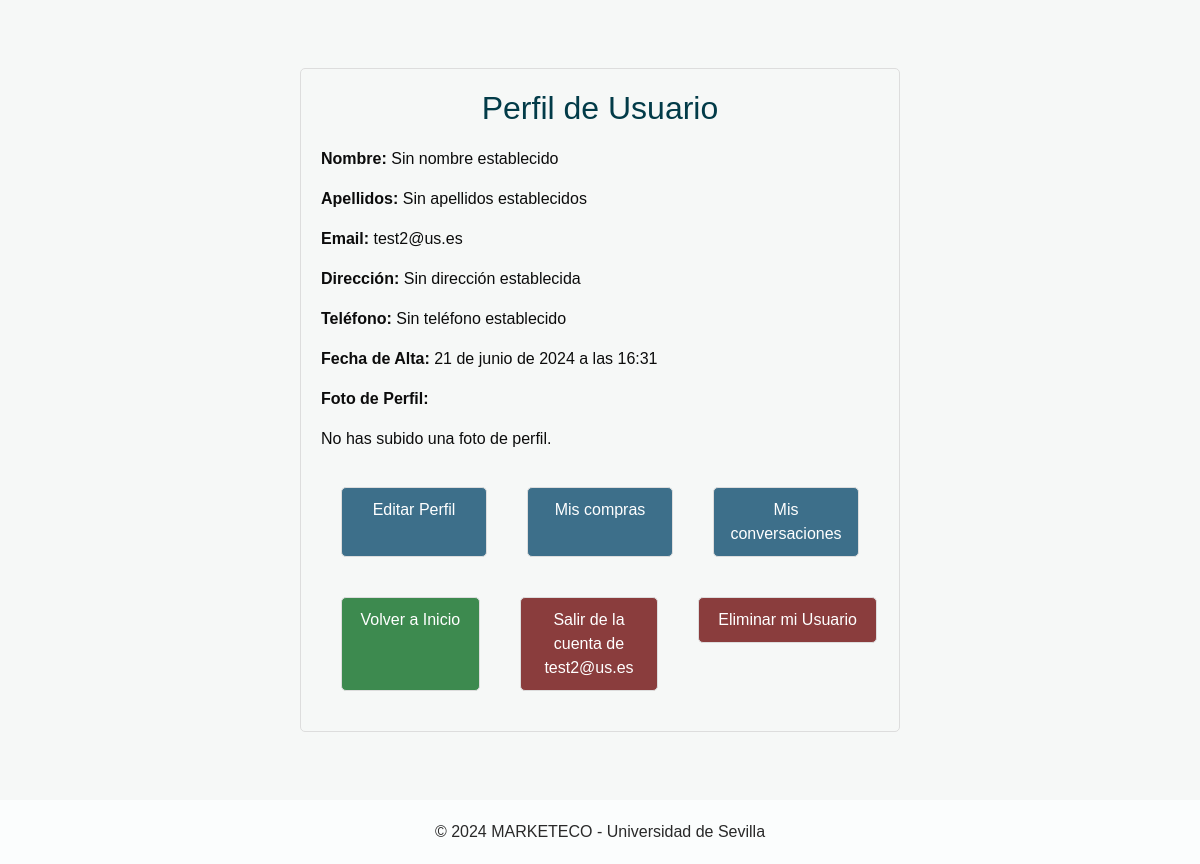
The page /usuarios/perfil/ (signed in) on the database its author committed.
### Apps/Usuarios/models.py (models this page shows)
class Consumidor(AbstractUser):
    username = models.CharField('Username', blank=True, max_length=50)
    email = models.EmailField('Correo electrónico', unique=True, max_length=100)
    nombre = models.CharField('Nombre', max_length=254, blank=True, null=True)
    apellidos = models.CharField('Apellidos', max_length=254, blank=True, null=True)
    direccion = models.CharField('Direccion', max_length=255, blank=True, null=True)
    telefono = models.CharField('Teléfono', max_length=20, blank=True, null=True)
    fecha_alta = models.DateTimeField('Fecha de Alta', auto_now_add=True)
    photo = models.ImageField('Imagen de Perfil', upload_to='Usuarios/perfiles/', blank=True, null=True)
    photo_url = models.URLField('URL de Imagen de Perfil', blank=True, null=True)
    is_productor = models.BooleanField(default=False)
    is_active = models.BooleanField(default=True)
    is_staff = models.BooleanField(default=False)
    is_superuser = models.BooleanField(default=False)
    USERNAME_FIELD = 'email'
    REQUIRED_FIELDS = []
    objects = CustomUserManager()
    class Meta:
        verbose_name_plural = "Consumidores"

### Apps/Usuarios/views.py (the view)
# urls.py: path('usuarios/perfil/', usuarios_views.perfil, name='perfil'),
@login_required
def perfil(request):
    user = request.user
    if hasattr(user, 'productor'):
        user = user.productor
    context = {
        'user': user
    }
    if(isinstance(user, Productor)):
        return render(request, 'perfil_prod.html', context)
    else:
        return render(request, 'perfil.html', context)

### Apps/Usuarios/templates/perfil.html (shortened to what this page needs)
<!DOCTYPE html>
<html lang="en">
<head>
    <link rel="stylesheet" type="text/css" href="https://cdnjs.cloudflare.com/ajax/libs/OwlCarousel2/2.1.3/assets/owl.carousel.min.css" />
    <link rel="stylesheet" type="text/css" href="/../static/css/bootstrap.css"/>
    <link href="/../static/css/style.css" rel="stylesheet" />
    <link href="/../static/css/responsive.css" rel="stylesheet" />
</head>
<body>
    <div class="container_perfil">
        <div class="perfil_form">
            <h2>Perfil de Usuario</h2>
            <p><strong>Nombre:</strong> {{ user.nombre|default:"Sin nombre establecido" }}</p>
            <p><strong>Apellidos:</strong> {{ user.apellidos|default:"Sin apellidos establecidos" }}</p>
            <p><strong>Email:</strong> {{ user.email }}</p>
            <p><strong>Dirección:</strong> {{ user.direccion|default:"Sin dirección establecida" }}</p>
            <p><strong>Teléfono:</strong> {{ user.telefono|default:"Sin teléfono establecido" }}</p>
            <p><strong>Fecha de Alta:</strong> {{ user.fecha_alta }}</p>
            <p>
                <strong>Foto de Perfil:</strong><br>
                {% if user.photo_url %}
                    <img src="{{ user.photo_url }}" alt="Profile Picture" width="200">
                {% elif user.photo %}
                    <img src="{{ user.photo.url }}" alt="Foto de Perfil" width="200">
                {% else %}
                    <p> No has subido una foto de perfil.</p>
                {% endif %}
            </p>
            <div class="button_group">
                <a href="{% url 'edit_profile' %}" class="btn btn_pass">Editar Perfil</a>
                <a href="{% url 'mis_compras' %}" class="btn btn_pass">Mis compras</a>
                <a href="{% url 'lista_conversaciones' %}" class="btn btn_pass">Mis conversaciones</a>
            </div>
            <div class="button_group">
                <a href="/" class="btn">Volver a Inicio</a>
                <a href="/usuarios/signup/logout" class="btn btn-cancel">Salir de la cuenta de {{ user.username }}</a>
                <div style="min-width: fit-content;">
                    <a href="#" class="btn btn-cancel" onclick="confirmDelete()">Eliminar mi Usuario</a>
                </div>
            </div>
        </div>
    </div>
    <section class="container-fluid footer_section_perfil">
        <p>
        &copy;  2024 MARKETECO - Universidad de Sevilla </a>
        </p>
    </section>
</body>
</html>

### static/css/style.css (style rules this page uses)
body { font-family: "Poppins", sans-serif; color: #0c0c0c; background-color: #ffffff; }
a, a:hover, a:focus { text-decoration: none; }
.btn, .btn:focus { outline: none !important; -webkit-box-shadow: none; box-shadow: none; }

### Apps/Usuarios/templates/perfil.html (style rules this page uses)
body, html { height: 100%; margin: 0; font-family: Arial, sans-serif; justify-content: center; align-items: center; }
.container_perfil { background-color: #f6f8f7; height: 100vh; display: flex; justify-content: center; align-items: center; }
.perfil_form { width: 100%; padding: 20px; margin: 300px; border: 1px solid #ddd; border-radius: 5px; background-color: #f6f8f7; }
.perfil_form h2 { text-align: center; margin-bottom: 20px; color: #023b48; }
.btn { width: calc(100% - 22px); padding: 10px; margin: 20px; border: 1px solid #ddd; border-radius: 5px; box-sizing: border-box; background-color: #3d8a4f; color: #ffffff; cursor: pointer; transition: background-color 0.3s ease; }
.btn-cancel { width: calc(100% - 22px); padding: 10px; margin: 20px; border: 1px solid #ddd; border-radius: 5px; box-sizing: border-box; background-color: #8a3d3d; color: #ffffff; cursor: pointer; transition: background-color 0.3s ease; }
.btn_pass { border: 1px solid #ddd; background-color: #3d6f8a; color: #ffffff; }
.button_group { display: flex; justify-content: center; }
.footer_section_perfil { background-color: #fbfdfd; padding: 20px; font-weight: 500; }
.footer_section_perfil p { color: #292929; margin: 0; text-align: center; }

### rows shown on the page
Consumidor: nombre "Sin nombre establecido", apellidos "Sin apellidos establecidos", email "test2@us.es", direccion "Sin dirección establecida", telefono "Sin teléfono establecido", fecha_alta "21 de junio de 2024 a las 16:31", username "test2@us.es"
